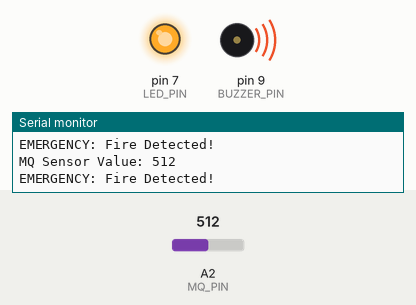
The sketch below on a simulated Arduino Uno, built with avr-gcc and run on an emulated ATmega328P. Shown: output pins drawn as LEDs (lit = HIGH), buzzer (waves = sounding, pin HIGH), the last lines printed to the serial monitor. The test bench sets the inputs (shaded band); at power-on: A2 (MQ_PIN) = 512.

Above: at 1.3 s.
1.4 s: A2 (MQ_PIN) set to 164
2.9 s: A2 (MQ_PIN) set to 140
At 4.2 s:
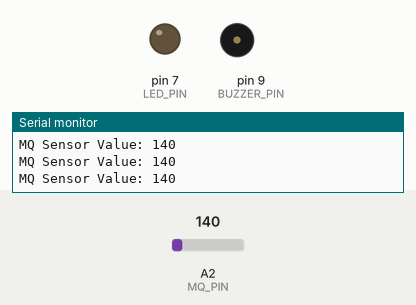
4.5 s: A2 (MQ_PIN) set to 160
At 5.5 s:
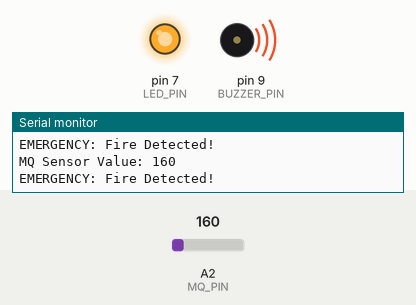
6.0 s: A2 (MQ_PIN) set to 122
At 6.6 s:
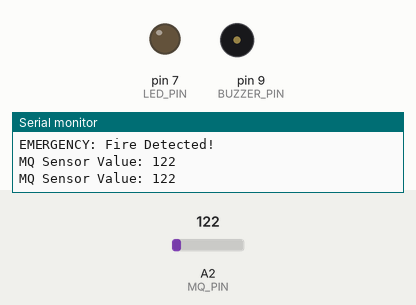
Timing chart, 0 to 8.5 s (numbered marks = the images above; inputs shaded):
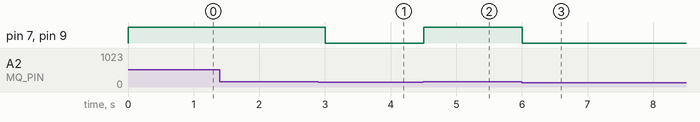

The sketch:

Fire_alert_with_buzzer_and_LED.ino
```cpp
const int MQ_PIN = A2;
const int BUZZER_PIN = 9;
const int LED_PIN = 7;
const int THRESHOLD = 150;

void setup() {
    Serial.begin(9600);
    pinMode(BUZZER_PIN, OUTPUT);
    pinMode(LED_PIN, OUTPUT);
}

void loop() {
    int mqValue = analogRead(MQ_PIN);
    Serial.print("MQ Sensor Value: ");
    Serial.println(mqValue);

    if (mqValue > THRESHOLD) {
        Serial.println("EMERGENCY: Fire Detected!");
        digitalWrite(BUZZER_PIN, HIGH);
        digitalWrite(LED_PIN, HIGH);
    } else {
        digitalWrite(BUZZER_PIN, LOW);
        digitalWrite(LED_PIN, LOW);
    }

    delay(500);
}
```

Measured:
- the behaviour switches between 151 and 150 on A2 (MQ_PIN) (found by bisection; images 0 and 1)
- after the input at 2.9 s, pin 7 (LED_PIN), pin 9 (BUZZER_PIN): HIGH → LOW after 0.10 s
- after the input at 4.5 s, pin 7 (LED_PIN), pin 9 (BUZZER_PIN): LOW → HIGH at once
- after the input at 6.0 s, pin 7 (LED_PIN), pin 9 (BUZZER_PIN): HIGH → LOW at once
